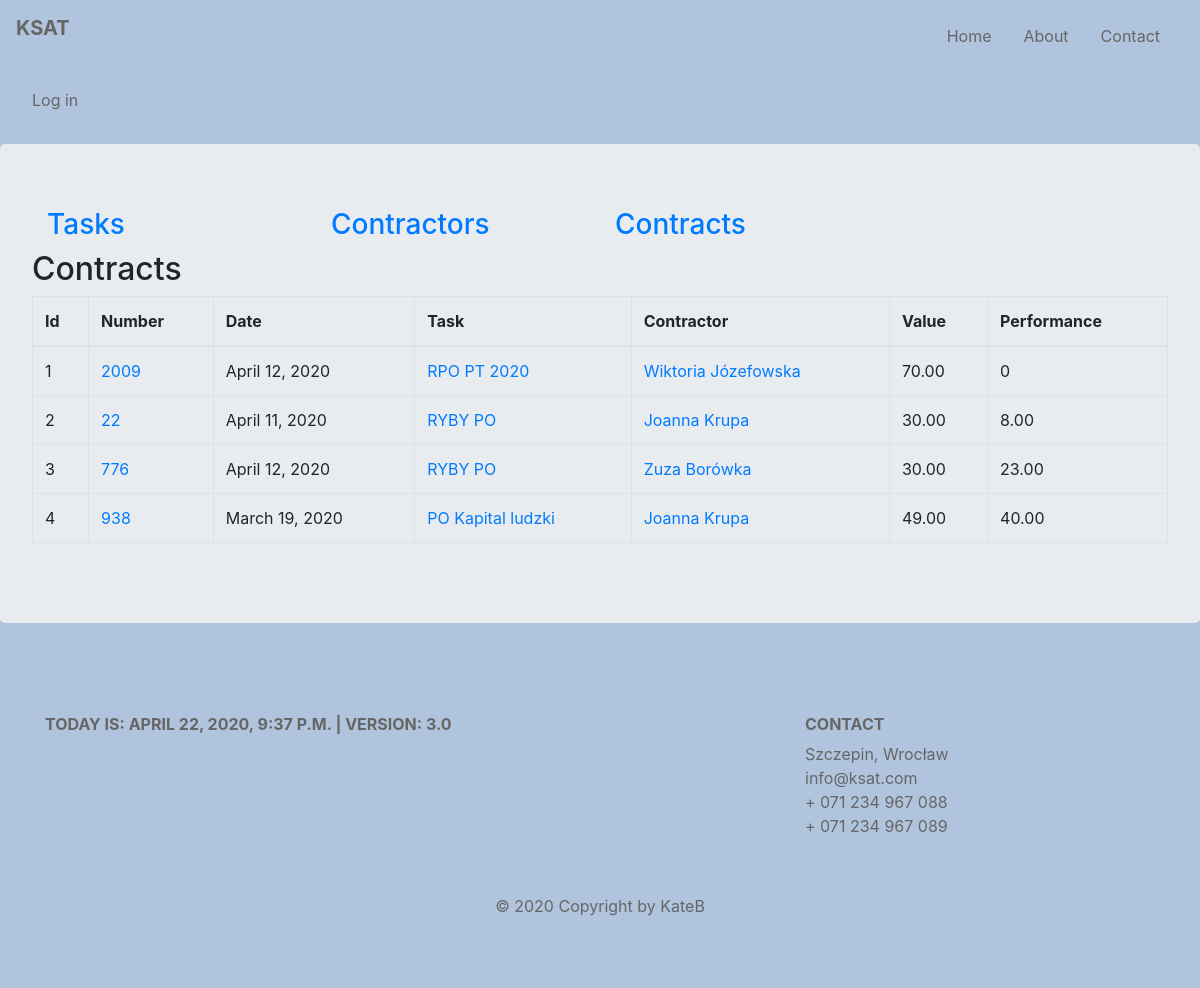
The page /ksat/contracts/ on the database its author committed.
### budget/models.py (models this page shows, shortened)
class Contract(models.Model):
    number = models.CharField(max_length=128, unique=True)
    date = models.DateField()
    task = models.ForeignKey(Task, on_delete=models.CASCADE, related_name='contracts', related_query_name='contract')
    contractor = models.ForeignKey(Contractor, default=None, on_delete=models.CASCADE, related_name='contracts',
                                   related_query_name='contract')
    article = models.ManyToManyField(Articles, through='ContractArticle')
    def get_absolute_url(self):
        return reverse('budget:contract_details', kwargs={'contract_id': self.pk})
    def contract_value(self):
        value = ContractArticle.objects.filter(contract=self).aggregate(total=Sum('value'))['total']
        if value:
            return round(value, 2)
        return 0
    def contract_performance(self):
        fin_docs = FinancialDocument.objects.filter(contract=self)
        performance = 0
        for fin_doc in fin_docs:
            performance += fin_doc.fin_doc_value()
        return round(performance, 2)
    class Meta:
        default_related_name = 'contract'
        ordering = ('number', 'contractor')
        verbose_name = 'contract'

class Task(models.Model):
    title = models.CharField(max_length=128, unique=True)
    description = models.CharField(max_length=256)
    unit = models.SmallIntegerField()
    section = models.SmallIntegerField()
    article = models.ManyToManyField(Articles, through='TaskArticles')
    slug = AutoSlugField(null=True, default=None, unique=True, populate_from='title')

class Contractor(models.Model):
    name = models.CharField(max_length=128)
    last_name = models.CharField(max_length=128)
    num = models.SmallIntegerField(blank=True)
    def __str__(self):
        return f'{self.name} {self.last_name}'
    class Meta:
        default_related_name = 'contractors'
        ordering = ('last_name',)
        verbose_name = 'contractor'

class FinancialDocument(models.Model):
    contract = models.ForeignKey(Contract, on_delete=models.CASCADE, related_name='fds', related_query_name='fd')
    contractor = models.ForeignKey(Contractor, default=None, on_delete=models.CASCADE, related_name='fds',
                                   related_query_name='fd')
    number = models.CharField(max_length=64, default=None)
    date = models.DateField()
    payment_date1 = models.DateField(blank=True, null=True)
    payment_date2 = models.DateField(blank=True, null=True)
    article = models.ManyToManyField(Articles, through='FinDocumentArticle')
    def fin_doc_value(self):
        value = FinDocumentArticle.objects.filter(fin_doc=self).aggregate(total=Sum('value'))['total']
        if value:
            return round(value, 2)
        return 0
    class Meta:
        default_related_name = 'fds'
        verbose_name = 'finacial_doc'

### budget/views.py (the view)
# urls.py: path('contracts/', views.ContractsView.as_view(), name='contracts'),
class ContractsView(ListView):
    model = Contract
    template_name = 'budget/contracts.html'
    context_object_name = 'contracts'

### budget/my_context_processor.py (called while the page is built)
def cp(request):
    ctx = {
        "now": django.utils.timezone.now(),
        "version": "3.0"
    }
    return ctx

def recaptcha_site_key(request):
    return {'RECAPTCHA_SITE_KEY': settings.RECAPTCHA_SITE_KEY}

### budget/templates/budget/contracts.html (shortened to what this page needs)
{% extends 'base.html' %}
{% block content %}
    {{ block.super }}
    <h2>Contracts</h2>
        <table class="table table-bordered">
            <thead>
            <tr>
                <th scope="col">Id</th>
                <th scope="col">Number</th>
                <th scope="col">Date</th>
                <th scope="col">Task</th>
                <th scope="col">Contractor</th>
                <th scope="col">Value</th>
                <th scope="col">Performance</th>
            </tr>
            </thead>
            <tbody>
            {% for contract in contracts %}
                <tr>
                    <td>{{ forloop.counter }}</td>
                    <td><a href="{{ contract.get_absolute_url }}">{{ contract.number }}</a></td>
                    <td>{{ contract.date }}</td>
                    <td><a href="{% url 'budget:task_details' contract.task.slug%}">{{ contract.task.title }}</a></td>
                    <td><a href="{% url 'budget:contractor_details' contract.contractor.id %}">{{ contract.contractor }}</a></td>
                    <td>{{ contract.contract_value|floatformat:2 }}</td>
                    <td>{{ contract.contract_performance }}</td>
                </tr>
            {% endfor %}
            </tbody>
        </table>
{% endblock %}

### static/css/style.css (style rules this page uses)
body { padding: 0; margin: 0; background: lightsteelblue; }

### rows shown on the page
Contract: number "2009", date "April 12, 2020", task "RPO PT 2020", contractor "Wiktoria Józefowska", contract_value "70.00", contract_performance "0"
Contract: number "22", date "April 11, 2020", task "RYBY PO", contractor "Joanna Krupa", contract_value "30.00", contract_performance "8.00"
Contract: number "776", date "April 12, 2020", task "RYBY PO", contractor "Zuza Borówka", contract_value "30.00", contract_performance "23.00"
Contract: number "938", date "March 19, 2020", task "PO Kapital ludzki", contractor "Joanna Krupa", contract_value "49.00", contract_performance "40.00"

### other values the page prints
{{ version }} "3.0"
